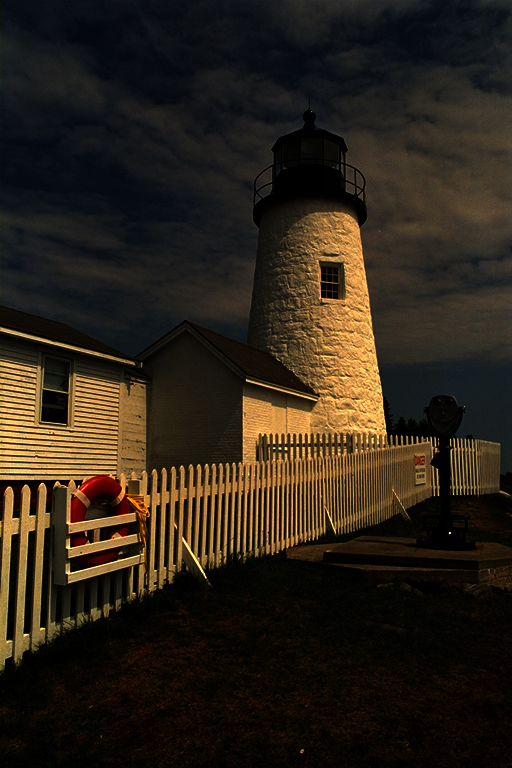
#> input picture lesson_2/data/dark.png, 512 x 768 px
$ jupyter execute Homework.ipynb
#> lines starting #> are read from the running program, lines starting #| are printed output that depends on the picture
# HOMEWORK 2
For this homework you will have to complete and implement the colour balancing for:
* Gray world algorithm
* Scale-by-max algorithm

You are free to use your own images. Experiment with more images and think about the effect each of the algorithms has on the resulting (balanced) image.

### Colour Balancing
In this notebook we will show different type of colour balancing making use of von Kries' hypothesis.

[cell 1]
import cv2
import numpy as np
from matplotlib import pyplot as plt
plt.rcParams['figure.figsize'] = [15, 5]

[cell 2]
IMG_PATH = '../data/dark.png'
# IMG_PATH = '../data/kodim05.jpg'
# IMG_PATH = '../data/sea.jpg'
# IMG_PATH = '../data/tire.png'


img = cv2.imread(IMG_PATH)
#> img is the input picture: shape (768, 512, 3); mean B, G, R 23, 35.5, 44.4
img = cv2.cvtColor(img, cv2.COLOR_BGR2RGB)
plt.imshow(img)

### White patch
In white patch algorithm we choose a group of pixels we know they should be white. We then scale the resulting image colour channels by this white patch.

[cell 3]
# Define white patch and the coefficients
row, col = 410, 350 # !!!! for dart.png
white = img[row, col, :]
#> white = [255, 228, 115]
coeffs = 255.0/white
#> coeffs = [1, 1.12, 2.22]

# Apply white balancing and generate balanced image
balanced_white_patch = np.zeros_like(img, dtype=np.float32)
for channel in range(3):
    balanced_white_patch[..., channel] = img[..., channel] * coeffs[channel]
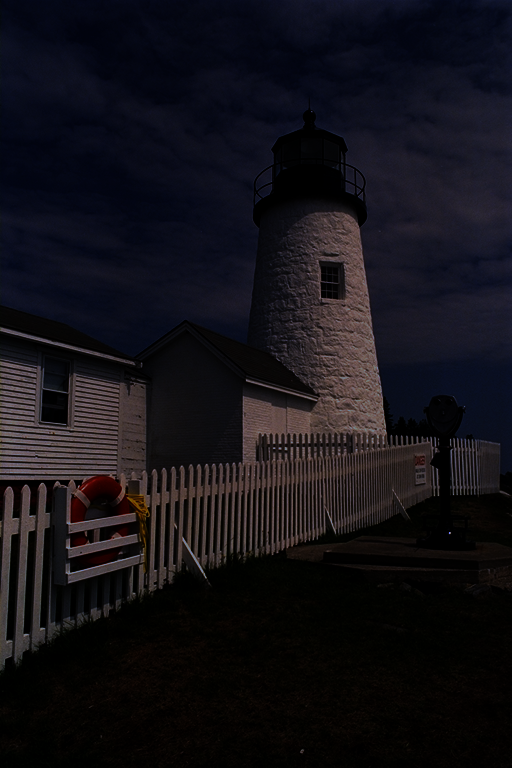
#> balanced_white_patch: shape (768, 512, 3) float32; mean R, G, B 44.4, 39.7, 51.1; drawn with min black and max white

# White patching does not guarantee that the dynamic range is preserved, images must be clipped.
balanced_white_patch = balanced_white_patch/255
balanced_white_patch[balanced_white_patch > 1] = 1
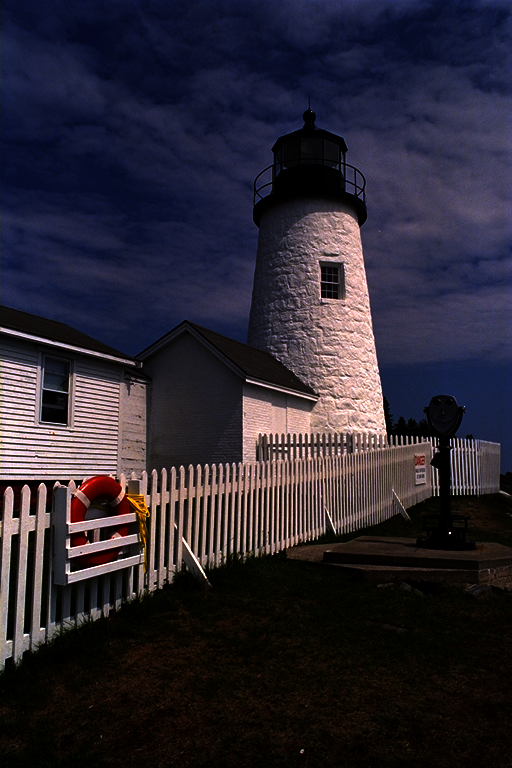
#> balanced_white_patch: shape (768, 512, 3) float32; mean R, G, B 0.174, 0.156, 0.2

plt.subplot(121), plt.imshow(img)
plt.subplot(122), plt.imshow(balanced_white_patch)
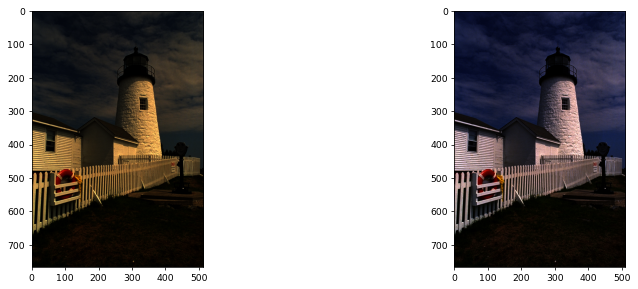
#> figure drawn by matplotlib, 2 panels

### Gray world
This algorithm assumes that a scene, on average, is gray.

[cell 4]
# Load your image
# img = cv2.imread('IMG_PATH')
# img = cv2.cvtColor(img, cv2.COLOR_BGR2RGB)

# Compute the mean values for all three colour channels (red, green, blue)
mean_r = np.mean(img[:, :, 0])
#> mean_r = 44.36
mean_g = np.mean(img[:, :, 1])
#> mean_g = 35.5
mean_b = np.mean(img[:, :, 2])
#> mean_b = 23.05

# Compute the coefficients kr, kg, kb
# Note: there are 3 coefficients to compute but we only have 2 equations.
# Therefore, you have to make an assumption, fix the value of one of the
# coefficients and compute the remining two
# Hint: You can fix the coefficient of the brightest colour channel to 1.

# add calculate max mean
max_mean = np.max([mean_r, mean_g, mean_b])
#> max_mean = 44.36

kr = max_mean / mean_r
#> kr = 1
kg = max_mean / mean_g
#> kg = 1.25
kb = max_mean / mean_b
#> kb = 1.92

 # Apply color balancing and generate the balanced image
balanced_gray_world = np.stack([img[:, :, 0] * kr, img[:, :, 1] * kg, img[:, :, 2] * kb], axis=-1)
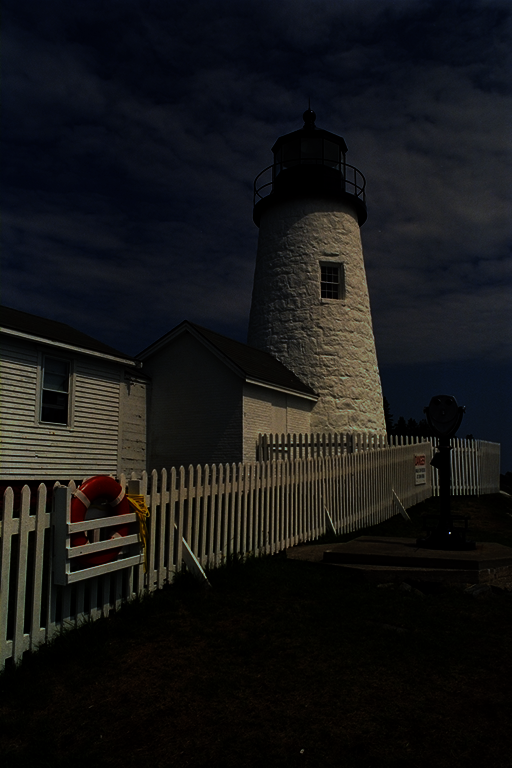
#> balanced_gray_world: shape (768, 512, 3) float64; mean R, G, B 44.4, 44.4, 44.4; drawn with min black and max white
balanced_gray_world = balanced_gray_world/255
balanced_gray_world[balanced_gray_world > 1] = 1
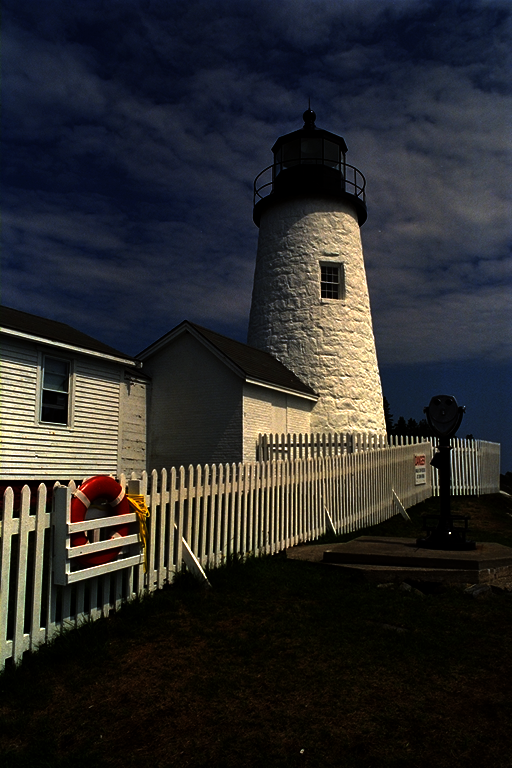
#> balanced_gray_world: shape (768, 512, 3) float64; mean R, G, B 0.174, 0.174, 0.174


# Show the original and the balanced image side by side
plt.subplot(121), plt.imshow(img)
plt.subplot(122), plt.imshow(balanced_gray_world)

### Scale-by-max
This is a straightforward algorithm that scales each colour channel by its maximum value. Note that it is sensitive to noise and saturations.

[cell 5]
# Load your image
# img = cv2.imread('../data/dark.png')
# img = cv2.cvtColor(img, cv2.COLOR_BGR2RGB)

# Compute the maximum values for all three colour channels (red, green, blue)
max_r = np.max(img[:, :, 0])
#> max_r = 255
max_g = np.max(img[:, :, 1])
#> max_g = 255
max_b = np.max(img[:, :, 2])
#> max_b = 255
print(max_r, max_g, max_b)
#| 255 255 255

max_val = np.array([max_r, max_g, max_b])
#> max_val = [255, 255, 255]

# Apply scale-by-max balancing and generate the balanced image
######
## тут получается что у картинки есть у всех трех каналах макс занчение 255, поэтому деление на макс значение
## не дает никакого результата
## если взять sea.jpg то результат будет чуть виден, так как там по одному каналу макс значение ниже 255
######
balanced_scale_by_max = (img / max_val) * 255
balanced_scale_by_max = balanced_scale_by_max/255

plt.subplot(121), plt.imshow(img)
plt.subplot(122), plt.imshow(balanced_scale_by_max)

[cell 6]
## result ##

out1 = np.hstack([img/255, balanced_white_patch])
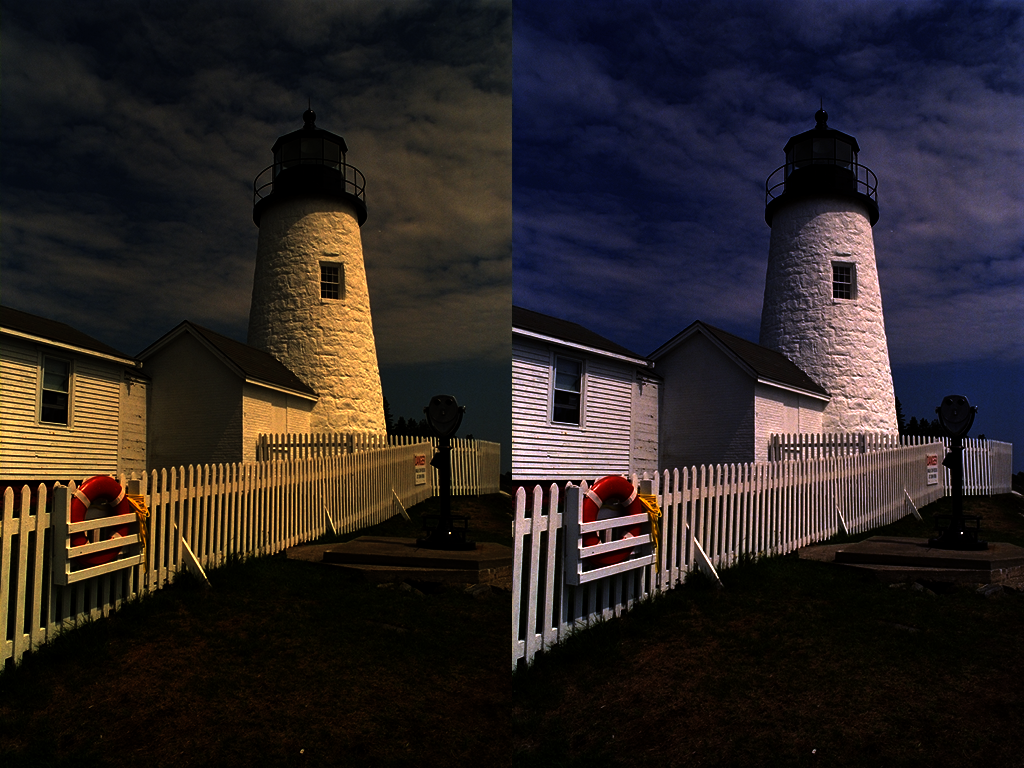
#> out1: shape (768, 1024, 3) float64; mean R, G, B 0.174, 0.147, 0.145
out2 = np.hstack([balanced_gray_world, balanced_scale_by_max])
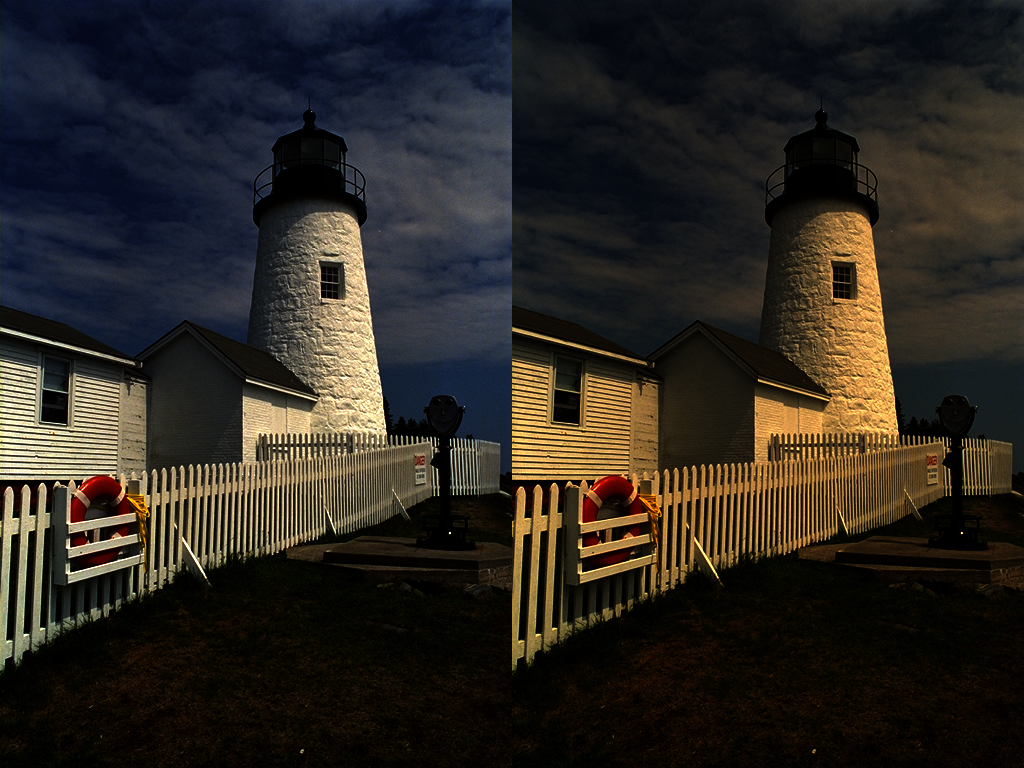
#> out2: shape (768, 1024, 3) float64; mean R, G, B 0.174, 0.156, 0.132
out = np.vstack([out1, out2])
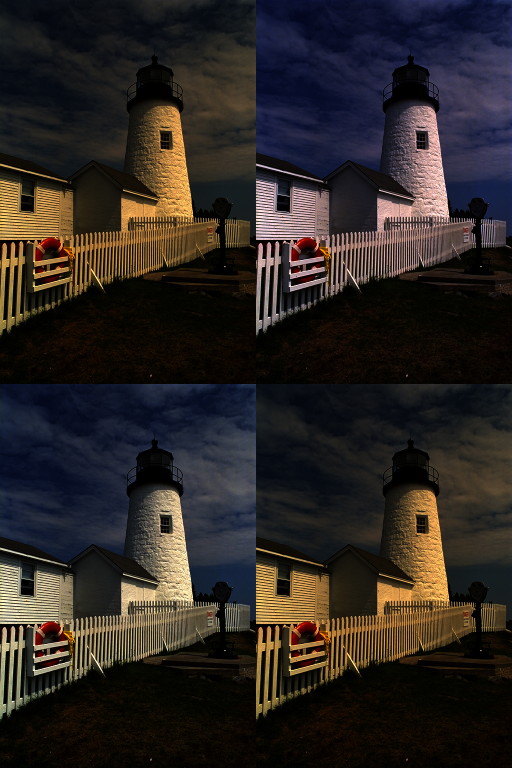
#> out: shape (1536, 1024, 3) float64 (shown at 1/2 size); mean R, G, B 0.174, 0.152, 0.139

plt.imshow(out)
plt.axis(False)
